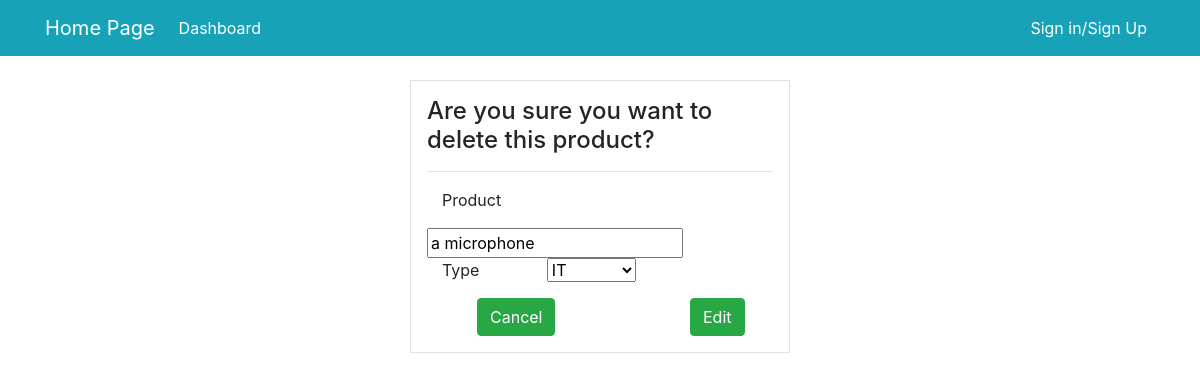
Page /list_produits/editP/3/ on the earlier database version.
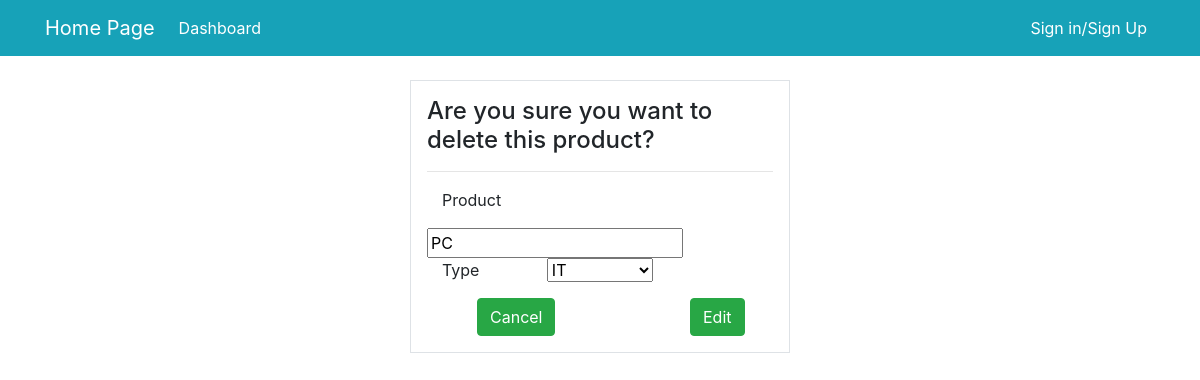
Same page on the later database version.
### GestStockMagasin/models.py (models this page shows, shortened)
class Produit (models.Model):
    CodeP = models.AutoField(primary_key=True)
    DesignationP = models.CharField(max_length=100)
    Type = models.ForeignKey(TypeProduit, on_delete=models.CASCADE)

### GestStockMagasin/views.py (the view)
# urls.py: path('list_produits/editP/<int:pk>/',views.product_edit,name='edit-product'),
def product_edit(request, pk):
    item = Produit.objects.get(CodeP=pk)
    if request.method == 'POST':
        form = ProduitForm(request.POST, instance = item)
        if form.is_valid():
            form.save()
            return redirect("dashboard-produits")
    else:
            form = ProduitForm(instance= item)
            return render(request, 'dashboard/edit_prod.html', {"form": form})

### GestStockMagasin/forms.py
class ProduitForm(forms.ModelForm):
    class Meta:
        model = Produit
        fields = "__all__"

### GestStockMagasin/models.py (called while the page is built)
    def __str__(self):
        return str(self.DesignationT)

### GestStockMagasin/templates/dashboard/edit_prod.html (shortened to what this page needs)
<!DOCTYPE html>
<html lang="en">
  <head>
    <link
      rel="stylesheet"
      href="https://cdn.jsdelivr.net/npm/bootstrap@4.6.2/dist/css/bootstrap.min.css"
    />
  </head>
  <body>
    <nav class="navbar navbar-expand-lg navbar-info bg-info">
      <div class="container">
        <a class="navbar-brand text-white" href="{% url 'main-dashboard' %}"
          >Home Page</a
        >
        <div class="collapse navbar-collapse" id="navbarSupportedContent">
          <ul class="navbar-nav mr-auto">
            <li class="nav-item active">
              <a class="nav-link text-white" href="{% url 'main-dashboard' %}"
                >Dashboard <span class="sr-only">(current)</span></a
              >
            </li>
          </ul>
          <ul class="navbar-nav ml-auto">
            <li class="nav-item active">
              <a class="nav-link text-white" href="{% url 'dash-login' %}"
                >Sign in/Sign Up<span class="sr-only">(current)</span></a
              >
            </li>
          </ul>
        </div>
      </div>
    </nav>
    <div class="row my-4">
      <div class="col-md-4 offset-md-4">
        <div class="border p-3 bg-white">
          <h4>Are you sure you want to delete this product?</h4>
          <hr />
          <form action="" method="POST">
            <div>
              <label class="col-md-4 form-group" for="inputAddress"
                >Product</label
              >
              {{ form.DesignationP }}
            </div>
            <div>
              <label class="col-md-4 form-group" for="fname">Type</label>
              {{ form.Type }}
            </div>
            <a
              style="margin-left: 50px"
              class="btn btn-success"
              href="{% url 'dashboard-produits' %}"
              >Cancel</a
            >
            <input
              style="margin-left: 130px"
              class="btn btn-success"
              type="submit"
              value="Edit"
            />
          </form>
        </div>
      </div>
    </div>
  </body>
</html>

Differences in the rows shown:
changed Produit "IT": DesignationP "a microphone" → "PC"
